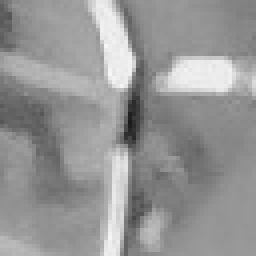
#> input picture dataset_uncleaned/blurry images/messy/open_1045_64x64_dyn_L.jpg, 64 x 64 px (shown 4 times larger); its folder holds only this picture in this run
$ python cnn_datasset_check_blur.py   (older library calls are emulated)
#> lines starting #> are read from the running program, lines starting #| are printed output that depends on the picture
import cv2
import os
import glob
import numpy as np
import matplotlib.pyplot as plt

# ==========================================
#           CONFIGURATION
# ==========================================
DATASET_DIR = r"S:\VSCode Projects\MediaFace\dataset_uncleaned"  # Your dataset folder
EXTENSIONS = ["*.jpg", "*.png", "*.jpeg"]

def calculate_sharpness_scores(root_dir):
    sharpness_scores = []
    image_paths = []

    print(f"Scanning {root_dir}...")

    # Recursively find all images
    files = []
    for ext in EXTENSIONS:
        files.extend(glob.glob(os.path.join(root_dir, "**", ext), recursive=True))

    print(f"Found {len(files)} images. Calculating Laplacian variance...")

    for filepath in files:
        # Read image
        img = cv2.imread(filepath)
#> img is the input picture: shape (64, 64, 3); min 26, max 247, mean 149.7
        if img is None: continue

        # Convert to grayscale
        gray = cv2.cvtColor(img, cv2.COLOR_BGR2GRAY)

        # --- THE MAGIC METRIC ---
        # Calculate Variance of Laplacian
        score = cv2.Laplacian(gray, cv2.CV_64F).var()
#> score = 464.9

        sharpness_scores.append(score)
        image_paths.append(filepath)

    return sharpness_scores, image_paths

def main():
    if not os.path.exists(DATASET_DIR):
        print(f"Error: {DATASET_DIR} not found.")
        return

    scores, paths = calculate_sharpness_scores(DATASET_DIR)
#> scores = [464.9, 39.2]; paths = 2 items

    if not scores:
        print("No images found.")
        return

# ==========================================
    #           VISUALIZATION
    # ==========================================
    plt.figure(figsize=(14, 6)) # Made it wider to fit the numbers

    # 1. Calculate the range for your ticks
    max_val = int(np.max(scores))
#> max_val = 464
    # Create a list of numbers from 0 to max_val, stepping by 50
    # We add 51 to ensure the last number is included
    x_ticks = np.arange(0, max_val + 50, 50)

    # 2. Plot Histogram
    # 'bins' controls the bars. We set it to match your 50-step desire roughly,
    # or you can use a fixed number like 100 for high detail.
    plt.hist(scores, bins=100, color='purple', alpha=0.7, edgecolor='black')

    # 3. Apply the custom X-axis ticks
    plt.xticks(x_ticks, rotation=45) # Rotate text so they don't overlap

    plt.title("Image Sharpness Distribution (Laplacian Variance)")
    plt.xlabel("Sharpness Score (Variance)")
    plt.ylabel("Number of Images")

    # Add a reference line for "Blurry" (Common threshold is 45)
    plt.axvline(x=45, color='red', linestyle='dashed', linewidth=2, label='Blur Threshold (45)')
    plt.legend()

    plt.grid(axis='both', alpha=0.3) # Grid on both X and Y helps read values
    plt.tight_layout() # Fixes layout if numbers get cut off
    plt.show()
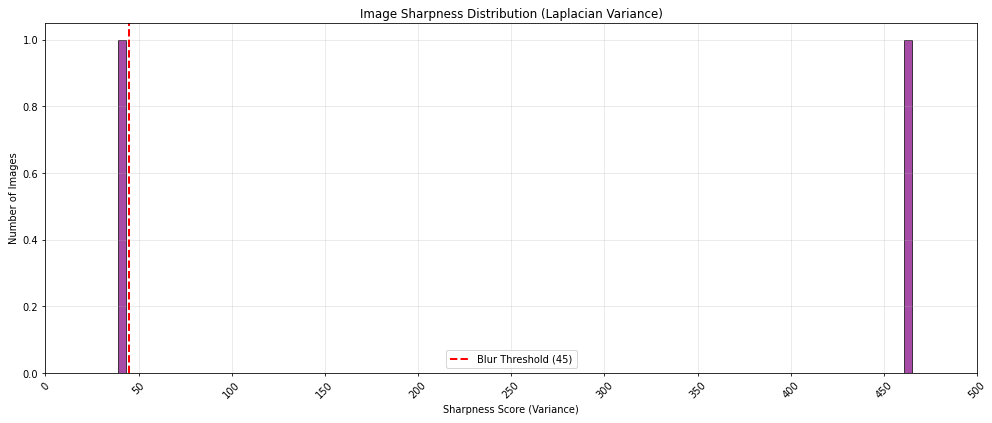
#> figure drawn by matplotlib, 1 panel

    # ==========================================
    #           STATISTICS
    # ==========================================
    avg_score = np.mean(scores)
#> avg_score = 252.1
    min_score = np.min(scores)
#> min_score = 39.2
    max_score = np.max(scores)
#> max_score = 464.9

    print(f"\n--- Statistics ---")
    print(f"Total Images: {len(scores)}")
#| Total Images: 2
    print(f"Average Sharpness: {avg_score:.2f}")
#| Average Sharpness: 252.07
    print(f"Min Sharpness: {min_score:.2f} (Blurriest)")
#| Min Sharpness: 39.20 (Blurriest)
    print(f"Max Sharpness: {max_score:.2f} (Sharpest)")
#| Max Sharpness: 464.94 (Sharpest)

    # Count images below threshold
    blurry_count = sum(1 for s in scores if s < 45)
#> blurry_count = 1
    print(f"\nPotential Blurry Images (< 45): {blurry_count} ({blurry_count/len(scores)*100:.1f}%)")
#| Potential Blurry Images (< 45): 1 (50.0%)

if __name__ == "__main__":
    main()
